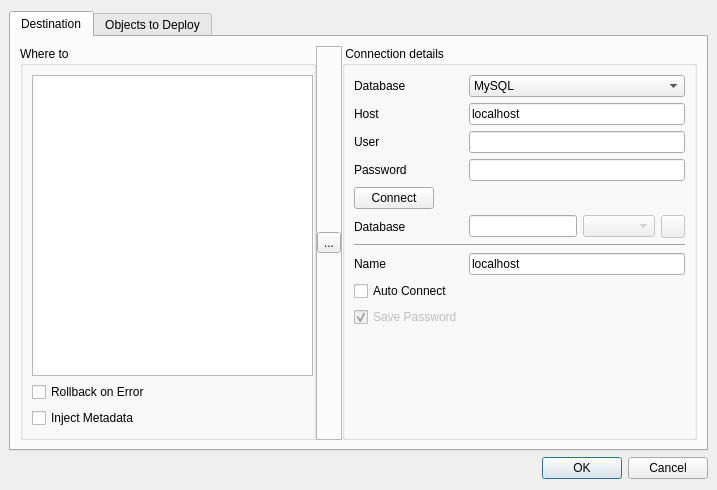
<?xml version="1.0" encoding="UTF-8"?>
<ui version="4.0">
 <class>InjectSqlDialog</class>
 <widget class="QDialog" name="InjectSqlDialog">
  <property name="geometry">
   <rect>
    <x>0</x>
    <y>0</y>
    <width>717</width>
    <height>490</height>
   </rect>
  </property>
  <property name="windowTitle">
   <string>Deploy</string>
  </property>
  <layout class="QVBoxLayout" name="verticalLayout_4">
   <property name="spacing">
    <number>6</number>
   </property>
   <property name="leftMargin">
    <number>9</number>
   </property>
   <property name="rightMargin">
    <number>9</number>
   </property>
   <item>
    <widget class="QTabWidget" name="tabWidget">
     <widget class="QWidget" name="Page1" native="true">
      <attribute name="title">
       <string>Destination</string>
      </attribute>
      <layout class="QHBoxLayout" name="horizontalLayout">
       <property name="spacing">
        <number>0</number>
       </property>
       <item>
        <widget class="QGroupBox" name="grpConnections">
         <property name="title">
          <string>Where to</string>
         </property>
         <layout class="QVBoxLayout" name="verticalLayout_3">
          <property name="rightMargin">
           <number>0</number>
          </property>
          <item>
           <widget class="QListWidget" name="lstAllConnections">
            <property name="selectionMode">
             <enum>QAbstractItemView::ExtendedSelection</enum>
            </property>
            <property name="iconSize">
             <size>
              <width>16</width>
              <height>16</height>
             </size>
            </property>
           </widget>
          </item>
          <item>
           <widget class="QCheckBox" name="chkRollbackOnError">
            <property name="text">
             <string>Rollback on Error</string>
            </property>
           </widget>
          </item>
          <item>
           <widget class="QCheckBox" name="chkInjectMetadata">
            <property name="text">
             <string>Inject Metadata</string>
            </property>
           </widget>
          </item>
         </layout>
        </widget>
       </item>
       <item>
        <widget class="QFrame" name="frame">
         <property name="frameShape">
          <enum>QFrame::StyledPanel</enum>
         </property>
         <property name="frameShadow">
          <enum>QFrame::Raised</enum>
         </property>
         <layout class="QVBoxLayout" name="verticalLayout_2">
          <property name="spacing">
           <number>0</number>
          </property>
          <property name="margin">
           <number>0</number>
          </property>
          <item>
           <widget class="QToolButton" name="btnDetails">
            <property name="toolTip">
             <string>View details of the last clicked connection</string>
            </property>
            <property name="text">
             <string>...</string>
            </property>
            <property name="icon">
             <iconset resource="dbm.qrc">
              <normaloff>:/images/actions/images/small/alias.png</normaloff>:/images/actions/images/small/alias.png</iconset>
            </property>
            <property name="checkable">
             <bool>true</bool>
            </property>
           </widget>
          </item>
         </layout>
        </widget>
       </item>
       <item>
        <widget class="QGroupBox" name="grpConnectionDetails">
         <property name="title">
          <string> Connection details </string>
         </property>
         <layout class="QFormLayout" name="formLayout">
          <property name="fieldGrowthPolicy">
           <enum>QFormLayout::AllNonFixedFieldsGrow</enum>
          </property>
          <item row="2" column="0">
           <widget class="QLabel" name="lblDatabaseType">
            <property name="text">
             <string>Database</string>
            </property>
           </widget>
          </item>
          <item row="2" column="1">
           <widget class="QComboBox" name="cmbDatabase">
            <item>
             <property name="text">
              <string>MySQL</string>
             </property>
             <property name="icon">
              <iconset resource="dbm.qrc">
               <normaloff>:/images/actions/images/small/mysql.png</normaloff>:/images/actions/images/small/mysql.png</iconset>
             </property>
            </item>
           </widget>
          </item>
          <item row="3" column="0">
           <widget class="QLabel" name="label">
            <property name="text">
             <string>Host</string>
            </property>
           </widget>
          </item>
          <item row="3" column="1">
           <widget class="QLineEdit" name="txtDatabaseHost">
            <property name="text">
             <string>localhost</string>
            </property>
           </widget>
          </item>
          <item row="4" column="0">
           <widget class="QLabel" name="label_4">
            <property name="text">
             <string>User</string>
            </property>
           </widget>
          </item>
          <item row="4" column="1">
           <widget class="QLineEdit" name="txtDatabaseUser"/>
          </item>
          <item row="5" column="0">
           <widget class="QLabel" name="label_5">
            <property name="text">
             <string>Password</string>
            </property>
           </widget>
          </item>
          <item row="5" column="1">
           <widget class="QLineEdit" name="txtDatabasePassword">
            <property name="echoMode">
             <enum>QLineEdit::Password</enum>
            </property>
           </widget>
          </item>
          <item row="13" column="0">
           <widget class="QCheckBox" name="chkAutoConnect">
            <property name="text">
             <string>Auto Connect</string>
            </property>
           </widget>
          </item>
          <item row="14" column="0">
           <widget class="QCheckBox" name="chkSavePassword">
            <property name="enabled">
             <bool>false</bool>
            </property>
            <property name="text">
             <string>Save Password</string>
            </property>
            <property name="checked">
             <bool>true</bool>
            </property>
           </widget>
          </item>
          <item row="7" column="0">
           <widget class="QLabel" name="lblDatabase">
            <property name="enabled">
             <bool>true</bool>
            </property>
            <property name="text">
             <string>Database</string>
            </property>
           </widget>
          </item>
          <item row="7" column="1">
           <layout class="QFormLayout" name="formLayout_2">
            <property name="fieldGrowthPolicy">
             <enum>QFormLayout::AllNonFixedFieldsGrow</enum>
            </property>
            <item row="0" column="0" colspan="2">
             <layout class="QHBoxLayout" name="horizontalLayout_2">
              <item>
               <widget class="QLineEdit" name="txtDatabaseName"/>
              </item>
              <item>
               <widget class="QComboBox" name="cmbDatabases">
                <property name="enabled">
                 <bool>false</bool>
                </property>
                <property name="editable">
                 <bool>false</bool>
                </property>
                <property name="insertPolicy">
                 <enum>QComboBox::InsertAlphabetically</enum>
                </property>
               </widget>
              </item>
              <item>
               <widget class="QToolButton" name="btnCreateDatabase">
                <property name="enabled">
                 <bool>false</bool>
                </property>
                <property name="toolTip">
                 <string>Create a new database</string>
                </property>
                <property name="statusTip">
                 <string>Create a new database</string>
                </property>
                <property name="text">
                 <string/>
                </property>
                <property name="icon">
                 <iconset resource="dbm.qrc">
                  <normaloff>:/images/actions/images/small/add.png</normaloff>:/images/actions/images/small/add.png</iconset>
                </property>
               </widget>
              </item>
             </layout>
            </item>
           </layout>
          </item>
          <item row="6" column="0">
           <widget class="QPushButton" name="btnConnect">
            <property name="text">
             <string>Connect</string>
            </property>
           </widget>
          </item>
          <item row="11" column="0">
           <widget class="QLabel" name="lblConnectionName">
            <property name="text">
             <string>Name</string>
            </property>
           </widget>
          </item>
          <item row="11" column="1">
           <widget class="QLineEdit" name="txtConnectionName">
            <property name="text">
             <string>localhost</string>
            </property>
           </widget>
          </item>
          <item row="9" column="0" colspan="2">
           <widget class="Line" name="line">
            <property name="orientation">
             <enum>Qt::Horizontal</enum>
            </property>
           </widget>
          </item>
         </layout>
        </widget>
       </item>
      </layout>
     </widget>
     <widget class="QWidget" name="tab">
      <attribute name="title">
       <string>Objects to Deploy</string>
      </attribute>
      <layout class="QVBoxLayout" name="verticalLayout">
       <item>
        <widget class="QTreeWidget" name="treeObjectsToDeploy">
         <property name="alternatingRowColors">
          <bool>true</bool>
         </property>
         <property name="uniformRowHeights">
          <bool>true</bool>
         </property>
         <property name="animated">
          <bool>true</bool>
         </property>
         <property name="headerHidden">
          <bool>false</bool>
         </property>
         <property name="columnCount">
          <number>3</number>
         </property>
         <attribute name="headerCascadingSectionResizes">
          <bool>true</bool>
         </attribute>
         <attribute name="headerHighlightSections">
          <bool>true</bool>
         </attribute>
         <column>
          <property name="text">
           <string>Object</string>
          </property>
         </column>
         <column>
          <property name="text">
           <string>Deploy</string>
          </property>
         </column>
         <column>
          <property name="text">
           <string>Drop if exists</string>
          </property>
         </column>
        </widget>
       </item>
      </layout>
     </widget>
    </widget>
   </item>
   <item>
    <widget class="QDialogButtonBox" name="buttonBox">
     <property name="orientation">
      <enum>Qt::Horizontal</enum>
     </property>
     <property name="standardButtons">
      <set>QDialogButtonBox::Cancel|QDialogButtonBox::Ok</set>
     </property>
    </widget>
   </item>
  </layout>
 </widget>
 <tabstops>
  <tabstop>cmbDatabase</tabstop>
  <tabstop>txtDatabaseHost</tabstop>
  <tabstop>txtDatabaseUser</tabstop>
  <tabstop>txtDatabasePassword</tabstop>
  <tabstop>cmbDatabases</tabstop>
  <tabstop>btnCreateDatabase</tabstop>
  <tabstop>chkAutoConnect</tabstop>
  <tabstop>chkSavePassword</tabstop>
  <tabstop>buttonBox</tabstop>
 </tabstops>
 <resources>
  <include location="dbm.qrc"/>
 </resources>
 <connections>
  <connection>
   <sender>buttonBox</sender>
   <signal>accepted()</signal>
   <receiver>InjectSqlDialog</receiver>
   <slot>accept()</slot>
   <hints>
    <hint type="sourcelabel">
     <x>248</x>
     <y>254</y>
    </hint>
    <hint type="destinationlabel">
     <x>157</x>
     <y>274</y>
    </hint>
   </hints>
  </connection>
  <connection>
   <sender>buttonBox</sender>
   <signal>rejected()</signal>
   <receiver>InjectSqlDialog</receiver>
   <slot>reject()</slot>
   <hints>
    <hint type="sourcelabel">
     <x>316</x>
     <y>260</y>
    </hint>
    <hint type="destinationlabel">
     <x>286</x>
     <y>274</y>
    </hint>
   </hints>
  </connection>
  <connection>
   <sender>txtDatabaseHost</sender>
   <signal>returnPressed()</signal>
   <receiver>InjectSqlDialog</receiver>
   <slot>onConnect()</slot>
   <hints>
    <hint type="sourcelabel">
     <x>572</x>
     <y>104</y>
    </hint>
    <hint type="destinationlabel">
     <x>358</x>
     <y>244</y>
    </hint>
   </hints>
  </connection>
  <connection>
   <sender>txtDatabaseUser</sender>
   <signal>returnPressed()</signal>
   <receiver>InjectSqlDialog</receiver>
   <slot>onConnect()</slot>
   <hints>
    <hint type="sourcelabel">
     <x>572</x>
     <y>130</y>
    </hint>
    <hint type="destinationlabel">
     <x>358</x>
     <y>244</y>
    </hint>
   </hints>
  </connection>
  <connection>
   <sender>txtDatabasePassword</sender>
   <signal>returnPressed()</signal>
   <receiver>InjectSqlDialog</receiver>
   <slot>onConnect()</slot>
   <hints>
    <hint type="sourcelabel">
     <x>572</x>
     <y>156</y>
    </hint>
    <hint type="destinationlabel">
     <x>358</x>
     <y>244</y>
    </hint>
   </hints>
  </connection>
  <connection>
   <sender>lstAllConnections</sender>
   <signal>itemClicked(QListWidgetItem*)</signal>
   <receiver>InjectSqlDialog</receiver>
   <slot>onSelectConnection(QListWidgetItem*)</slot>
   <hints>
    <hint type="sourcelabel">
     <x>167</x>
     <y>222</y>
    </hint>
    <hint type="destinationlabel">
     <x>358</x>
     <y>244</y>
    </hint>
   </hints>
  </connection>
 </connections>
 <slots>
  <slot>onConnect()</slot>
  <slot>onCreateDatabase()</slot>
  <slot>onSelectConnection(QListWidgetItem*)</slot>
  <slot>onHostChange(QString)</slot>
  <slot>onUserChange(QString)</slot>
 </slots>
</ui>
